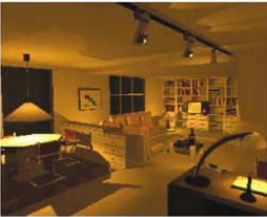
#> input picture images_paper/room_Ligth_A.png, 267 x 217 px
$ jupyter execute --allow-errors ACE_Params_Fast_Implementation_Article2.ipynb
#> lines starting #> are read from the running program, lines starting #| are printed output that depends on the picture; long printed decimals are rounded
Attempt of Implementation of the ACE algorithm for the fast implementation of the article 2

### Imports

[cell 1]
import numpy as np
import platform
import tempfile
import os
import math
import matplotlib.pyplot as plt
from scipy.fftpack import idct,dct
from skimage import io as skio
import skimage

import cv2

### Auxiliar Functions

[cell 2]
#Function to read an image from the disk
def read_image(image_path, color_espace = ''):
    """
    Read an image from the disk.
    :param image_path: The path to the image.
    :param color_espace: The color espace to convert the image.
    :return: The image.
    """
    # Load the image
    image = skio.imread(image_path)
    #For color images
    if len(image.shape) == 3:
        # Convert the image to the RGB color space
        image = cv2.imread(image_path)

        image = cv2.cvtColor(image, cv2.COLOR_BGR2RGB)

        if color_espace == 'BGR':
            image = cv2.cvtColor(image, cv2.COLOR_RGB2BGR)
        elif color_espace == 'HSV':
            image = cv2.cvtColor(image, cv2.COLOR_RGB2HSV)
        elif color_espace == 'LAB':
            image = cv2.cvtColor(image, cv2.COLOR_RGB2LAB)
        elif color_espace == 'GRAY':
            image = cv2.cvtColor(image, cv2.COLOR_RGB2GRAY)


    # Return the image
    return image

#### Chromatic/ Spatial Adjustment

[cell 3]
# [11 lines left out: function distance, not called in this run]


#calculate W
def distance_w(img):
  height = img.shape[0]
  width = img.shape[1]
  sum = 0
  w = np.zeros(( img.shape[0],img.shape[1] ))

  for x in range(w.shape[0]):
    for y in range(w.shape[1]):
      if x==0 and y==0:
        w[x,y] = 0
      else :
        w[x,y] = 1/np.sqrt(x**2 + y**2)

      sum += w[x,y]

  return w/sum

#DCT of image
def dct2D(I, type):
  return dct(dct(I,type=type, axis=0, norm='ortho'),type=type, axis=1, norm='ortho')

#IDCT of image
def idct2D(I, type):
  return idct(idct(I,type=type, axis=0, norm='ortho'),type=type, axis=1, norm='ortho')

#Calculate convolution
def convolution(w, I):
  return idct2D((dct2D(w,type=1)*dct2D(I,type=2)),type=2)

#Calculate potence
def potence(I, n):
  return I**n


#Slope Coefficient
SlopeCoeff = [
    [1.0, 0, 0, 0, 0],                                                    # Alpha = 1
    [1.85623249, 3.82397125, -19.70879455, 26.15510902, -11.15375327],    # Alpha = 2
    [3.51036396, -6.31644952, 0.92439798, 9.32834829, -6.50264005],       # Alpha = 3
    [4.76270090, -18.23743983, 36.10529118, -31.35677926, 9.66532431],    # Alpha = 4
    [5.64305564, -28.94026159, 74.52401661, -83.54012582, 33.39343065],   # Alpha = 5
    [6.19837979, -35.18789052, 95.28157108, -109.95601312, 44.78177264],  # Alpha = 6
    [6.69888108, -41.02503190, 115.02784036, -135.35603880, 55.81014424], # Alpha = 7
    [7.15179080, -46.43557440, 133.54648929, -159.34156394, 66.27157886]  # Alpha = 8
]


#ACE
def ace(I_original, alpha, degree):

  #final image
  o = np.zeros_like(I_original)

  pow = [1,3,5,7,9]

  #Calculate the W
  w = distance_w(I_original)

  #Calculate the ACE
  if I_original.ndim == 2:
    I = I_original
    for i in range(5):
        a_n = SlopeCoeff[alpha-1][i]
        conv = convolution(w, potence(I, pow[i]))

        for x in range(conv.shape[0]):
          for y in range(conv.shape[1]):
            o[x,y] += a_n*conv[x,y]

    return o
  else:
    for channel in range(3):
        channel_o = o[:, :, channel]
        I = I_original[:, :, channel]

        for i in range(5):
          a_n = SlopeCoeff[alpha-1][i]
          conv = convolution(w, potence(I, pow[i]))

          for x in range(conv.shape[0]):
            for y in range(conv.shape[1]):
              channel_o[x,y] += a_n*conv[x,y]

        o[:, :, channel] = channel_o

    return o

folder = 'images/'
image = 'lena.tif'

color_espace = 'GRAY'
#> (the rest of this cell did not finish here and is left out)


o = ace(I_original, 8, 9)

#> (a cell that did not finish here is left out)

#### Dynamic Tone Reproduction Scaling

[cell 5]
def dynamic_tone_reproduction_scaling (R,type):
  min_pixel = 255
  max_pixel = 0

  for raw in R:
    for pixel in raw:
      if pixel < min_pixel:
        min_pixel = pixel
      if pixel > max_pixel:
        max_pixel = pixel
  mc = min_pixel
  Mc = max_pixel
  sc = 255 / (Mc - mc)

  (y,x)=R.shape
  O = np.zeros((y,x))

  if type == "white_patch" :
    for i in range(y):
      for j in range(x):
        O[i,j] = round((127.5 + sc*R[i,j]))
  else :
    for i in range(y):
      for j in range(x):
        O[i,j] = round((sc*(R[i,j]- mc)))

  return O

def dynamic_tone_reproduction(R,type, color_espace):
  if color_espace == 'RGB':
    (x,y, color)=R.shape
    O = np.zeros((x,y, color))

    for color in range(R.shape[2]):
      O[:,:,color] = dynamic_tone_reproduction_scaling(R[:,:,color],type)

  else:
    (x,y)=R.shape
    O = np.zeros((x,y))
    O = dynamic_tone_reproduction_scaling(R,type)

  return O

#### Results

[cell 6]
def show_results(I,R,O, image=None, color_espace=None):
  fig, axs = plt.subplots(1, 3, figsize=(12, 4))
  axs[0].axis("off")
  axs[0].imshow(I, cmap ="gray")
  axs[0].set_title('Original')
  axs[1].axis("off")
  axs[1].imshow(R, cmap ="gray")
  axs[1].set_title('Intermediate')
  axs[2].axis("off")
  axs[2].imshow(O, cmap ="gray")
  axs[2].set_title('Output')

  if color_espace:
    # Agregar un título común para los tres subplots
    fig.suptitle(image + ' in color espace: '+color_espace, fontsize=16)
    plt.savefig('test/'+image+'_'+color_espace+'.png')

  plt.show()

[cell 7]
# [31 lines left out: functions convert_to_rgb_from_HSV, convert_to_rgb_from_LAB, not called in this run]

#### Test

[cell 8]
#Function to calculate histogram
def calculate_histogram(image):
    hist = []
    if len(image.shape) == 3:
        hist = cv2.calcHist([image], [0], None, [256], [0, 256])
    else:
        hist, bin_edges = np.histogram(image, bins=256)
    return hist

def calculate_percentage_color(hist):
    threshold = 127
    values_used = sum(1 for value in hist if value > 0)
    percentage_used_dynamic = (values_used / 256) * 100

    # Count the number of unused values in the black and white parts
    black_part = hist[:threshold]
    white_part = hist[threshold:]

    unused_black = len(black_part) - np.count_nonzero(black_part)
    unused_white = len(white_part) - np.count_nonzero(white_part)

    # Calculate the percentage of unused values
    total_black_values = len(black_part)
    total_white_values = len(white_part)

    percentage_unused_black = (unused_black / total_black_values) * 100
    percentage_unused_white = (unused_white / total_white_values) * 100

    return percentage_used_dynamic, percentage_unused_black, percentage_unused_white

[cell 9]
def calculate_estatistics(I,R,O):
# Calculate the histogram of the original image
    hist_I = calculate_histogram(I)
    hist_R = calculate_histogram(R)
    hist_O = calculate_histogram(O)


    # Calculate the percentage of color used in the 3 images
    percentage_used_dynamic_I, percentage_unused_black_I, percentage_unused_white_I = calculate_percentage_color(hist_I)
    percentage_used_dynamic_R, percentage_unused_black_R, percentage_unused_white_R = calculate_percentage_color(hist_R)
    percentage_used_dynamic_O, percentage_unused_black_O, percentage_unused_white_O = calculate_percentage_color(hist_O)

    data = [[I.mean(), R.mean() , O.mean()],
        [I.std(), R.std() , O.std()],
        [np.var(hist_I),np.var(hist_R),np.var(hist_O)],
        [percentage_used_dynamic_I,percentage_used_dynamic_R,percentage_used_dynamic_O],
        [percentage_unused_black_I,percentage_unused_black_R,percentage_unused_black_O],
        [percentage_unused_white_I,percentage_unused_white_R,percentage_unused_white_O]]

    columns = ('Orig', 'Intermediate', 'ACE')
    rows = ['Mean', 'Std Dev' ,'Histogram Flatness', 'Percentage used dynamic', 'Percentage unused Black', 'Percentage unused White']

    return data,columns,rows

[cell 10]
def show_histograms(I,R,O):
    # Calculate the histogram of the original image
    hist_I = calculate_histogram(I)
    hist_R = calculate_histogram(R)
    hist_O = calculate_histogram(O)

    pixels = list(range(256))

    # Get the values of the histogram
    hist_values_I = [int(hist) for hist in hist_I]
    hist_values_R = [int(hist) for hist in hist_R]
    hist_values_O = [int(hist) for hist in hist_O]

    fig, axs = plt.subplots(3, 1)

    fig.set_figheight(15)
    fig.set_figwidth(15)

    #Change
    axs[0].bar(pixels, hist_values_I, width=1.0)
    axs[0].set_title('Original')

    axs[1].bar(pixels, hist_values_R, width=1.0)
    axs[1].set_title('Intermediate')

    axs[2].bar(pixels, hist_values_O, width=1.0)
    axs[2].set_title('Output')

    plt.show()

[cell 11]
def show_table(I,R,O):
    fig, ax = plt.subplots()

    # hide axes
    fig.patch.set_visible(False)
    ax.axis('off')
    ax.axis('tight')

    data,columns, rows = calculate_estatistics(I,R,O)

    ax.table(cellText=data,
            rowLabels=rows,
            colLabels=columns,
            loc='center')


    fig.tight_layout()

    plt.show()

[cell 12]
def calculateColorConstancy(I1 , I2):
  Emean = 1
  Edelta = 0

  if I1.shape == I2.shape :
    (sizex,sizey)=I1.shape

    for x in range(sizex):
      for y in range(sizey):
        Edelta += I1[x,y] - I2[x,y]

    Emean = Edelta / (sizey*sizex)
  return Emean

### Get the Image

[cell 13]
# folder = 'images/'
# image = 'bridge_test.png'

folder = 'images_paper/'
#> folder = 'images_paper/'
image = 'room_Ligth_A.png'

# [8 lines of commented-out code are left out]

color_espace = 'RGB'

### Implementation

[cell 14]
I_original = read_image(folder + image)
#> call 2 of read_image, with image_path = 'images_paper/room_Ligth_A.png', color_espace = ''
#> in read_image, image is the input picture: shape (217, 267, 4); mean R, G, B, A 117.9, 80.4, 33.3, 255
plt.imshow(I_original, cmap ="gray")
plt.show()

#to get the 3 channels
if len(I_original.shape) == 3:
    I_color_espace = read_image(folder + image , color_espace)

    plt.imshow(I_color_espace, cmap ="gray")
    plt.show()

[cell 15]
if(len(I_original.shape) == 3):
    if color_espace == 'HSV':
        hue_channel = I_color_espace[:,:,0]
        saturation_channel = I_color_espace[:,:,1]
        value_channel = I_color_espace[:,:,2]

        I = value_channel
    elif color_espace == 'LAB':
        l_channel = I_color_espace[:,:,0]  # Canal L*
        a_channel = I_color_espace[:,:,1]  # Canal a*
        b_channel = I_color_espace[:,:,2]  # Canal b*

        I = l_channel
    elif color_espace == 'RGB':
        r_channel = I_color_espace[:,:,0]
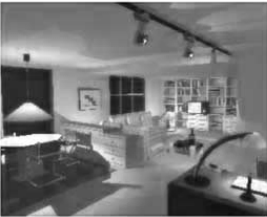
#> r_channel: shape (217, 267); min 11, max 255, mean 117.9
        g_channel = I_color_espace[:,:,1]
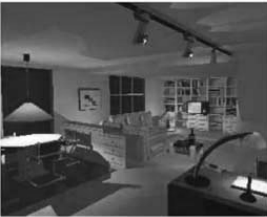
#> g_channel: shape (217, 267); min 9, max 255, mean 80.4
        b_channel = I_color_espace[:,:,2]
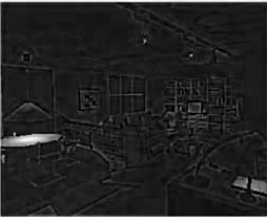
#> b_channel: shape (217, 267); min 0, max 253, mean 33.3
        I = I_color_espace

else:
    I = I_original

[cell 16]
I_original.shape
#> Out = (217, 267, 3)

#### Chromatic/ Spatial Adjustment

[cell 17]
R = ace(I, 8, 9)
#> after the loop in distance_w, `for x in range(w.shape[0]):`:
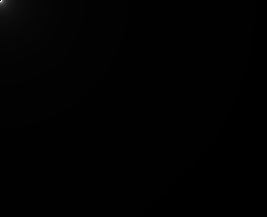
#> w: shape (217, 267) float64; min 0, max 1, mean 0.00737
#> after the loop in ace, `for channel in range(3):`:
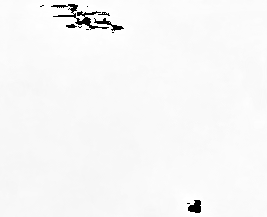
#> channel_o: shape (217, 267); min 0, max 255, mean 246.8
#> after the loop in ace, `for channel in range(3):`:
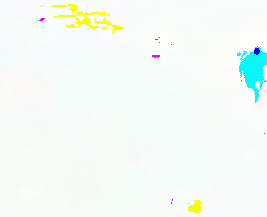
#> o: shape (217, 267, 3); mean R, G, B 243.8, 251.4, 246.8
plt.imshow(R, cmap ="gray")
plt.show()

###### Chromatic/ Spatial Adjustment for RGB colors

Appliquer HSV (Hue,Saturation,Value) Seulement pour V

LAB (Luminosite, colorimetrie)

Regarder chaque canaux

#### Dynamic Tone Reproduction Scaling

[cell 18]
O = dynamic_tone_reproduction(R,"white_patch", color_espace)

#### Results

[cell 19]
if color_espace == 'RGB':
    for color in range(I.shape[2]):
        show_results(I[:,:,color],R[:,:,color],O[:,:,color])
#> this loop made 3 passes
#> pass 1, in show_results, `plt.show()`:
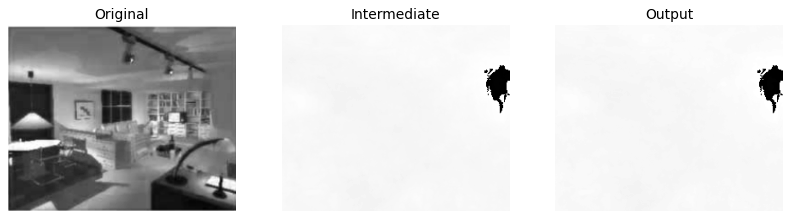
#> figure drawn by matplotlib, 3 panels
else :
    show_results(I,R,O)

[cell 20]
if(len(I_original.shape) == 3):
    if color_espace == 'HSV':
        R_rgb = convert_to_rgb_from_HSV(I_color_espace, R)
        O_rgb = convert_to_rgb_from_HSV(I_color_espace, O)
    elif color_espace == 'LAB':
        R_rgb = convert_to_rgb_from_LAB(I_color_espace, R)
        O_rgb = convert_to_rgb_from_LAB(I_color_espace, O)
    elif color_espace == 'RGB':
        R_rgb = R
        O_rgb = cv2.convertScaleAbs(O)
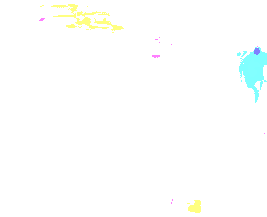
#> O_rgb: shape (217, 267, 3); mean R, G, B 253.2, 254.8, 253.6

    show_results(I_original,R_rgb,O_rgb, image, color_espace)

#### Test

[cell 21]
#calculate the histograms if the image is in color espace RGB
if color_espace == 'RGB':
    for color in range(I.shape[2]):
        # SHOW THE HISTOGRAMS
        show_histograms(I[:,:,color],R[:,:,color],O[:,:,color])
        # SHOW THE TABLE
        show_table(I[:,:,color],R[:,:,color],O[:,:,color])

        #SHOW THE COLOR CONSTANCY
        color_constancy = calculateColorConstancy(I[:,:,color],O[:,:,color])
        print(f"Color constancy for color channel {color} is : {color_constancy}", )
#> this loop made 3 passes
#| Color constancy for color channel 0 is : -253.424
#| Color constancy for color channel 1 is : -298.474
#| Color constancy for color channel 2 is : -341.033
#> pass 1, in show_histograms, `plt.show()`:
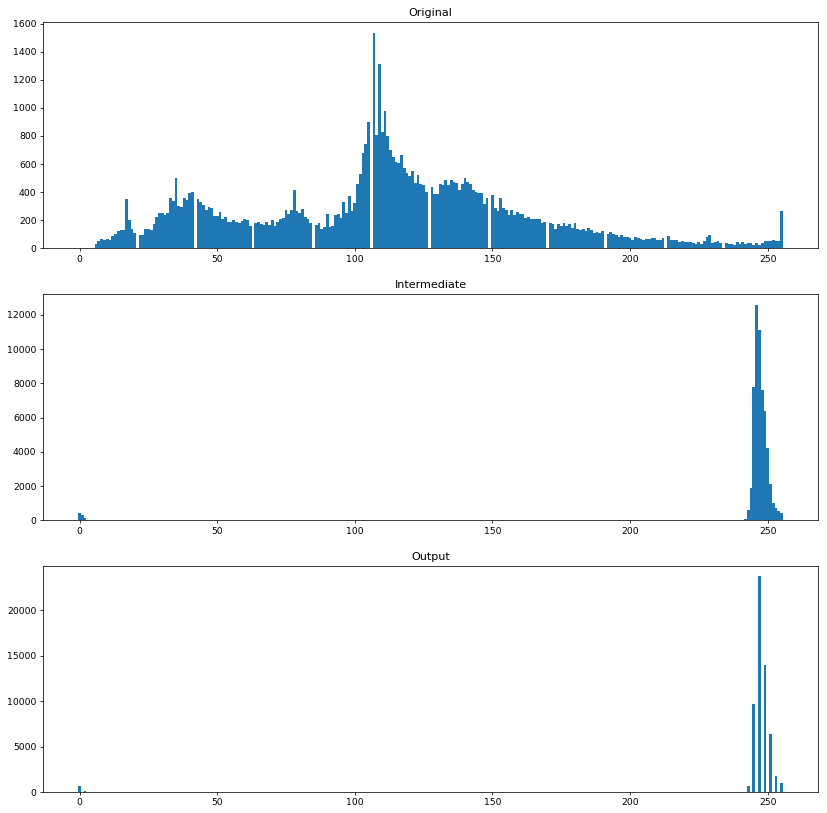
#> figure drawn by matplotlib, 3 panels; panel 1: tallest bar 1534 high, from x = 106.5 to 107.5; panel 2: tallest bar 12603 high, from x = 245.5 to 246.5; panel 3: tallest bar 23748 high, from x = 246.5 to 247.5
#> pass 2, in show_histograms (call 2), `plt.show()`:
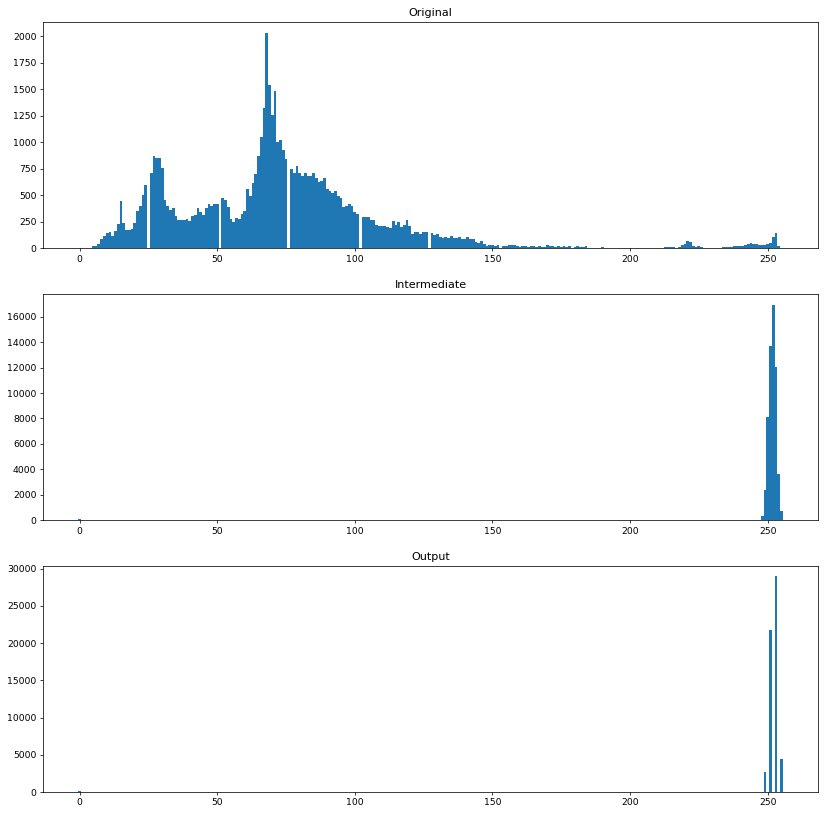
#> figure drawn by matplotlib, 3 panels; panel 1: tallest bar 2031 high, from x = 67.5 to 68.5; panel 2: tallest bar 16956 high, from x = 251.5 to 252.5; panel 3: tallest bar 28964 high, from x = 252.5 to 253.5
else:
    # SHOW THE HISTOGRAMS
    show_histograms(I,R,O)
    # SHOW THE TABLE
    show_table(I,R,O)

    #SHOW THE COLOR CONSTANCY
    color_constancy = calculateColorConstancy(I,O)
    print(f"Color constancy for color channel {color} is : {color_constancy}", )
